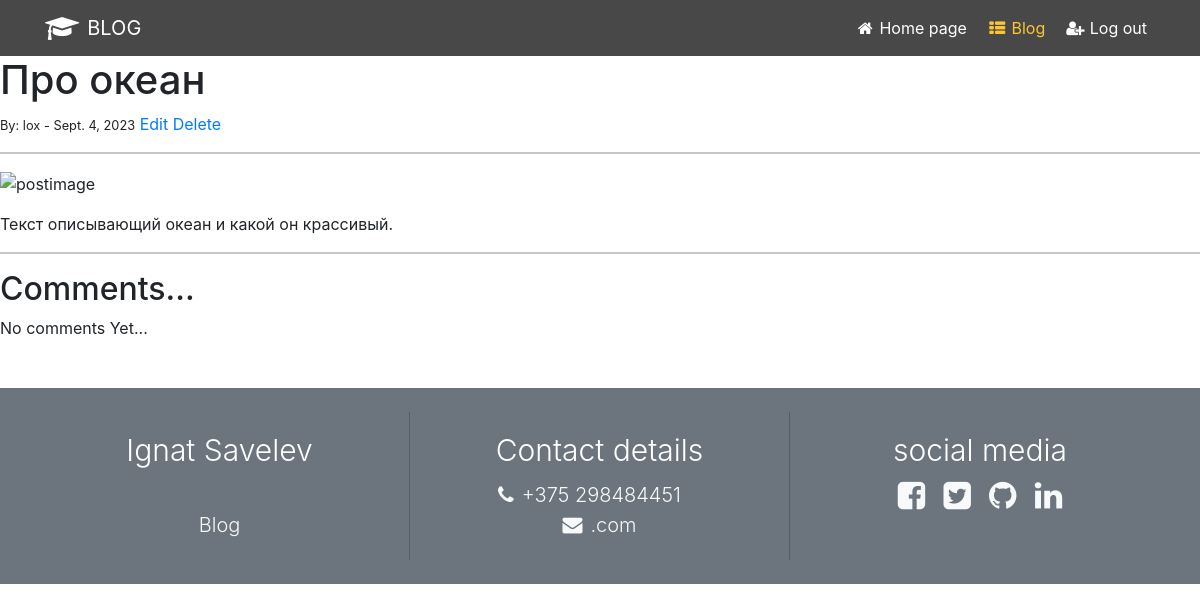
/blog/article/5 (signed in), run on the app's committed database.
### blog/models.py (models this page shows, shortened)
class Post(models.Model):
    title = models.CharField(max_length=255)
    author = models.ForeignKey(User, on_delete=models.CASCADE)
    body =  RichTextField(blank=True, null=True)
    image = models.ImageField(null=True, blank=True, upload_to="images/")
    post_date = models.DateField(auto_now_add=True)

### blog/views.py (the view)
# urls.py: path('article/<int:pk>', ArticleDetailView.as_view(), name='article-detail'),
class ArticleDetailView(DetailView):
    model = Post
    template_name = 'blog/article_detailed.html'

### blog/templates/blog/article_detailed.html (shortened to what this page needs)
{% extends 'main.html' %}
{% block content %}
<h1>{{ post.title }}</h1>
    {% if user.is_authenticated %}
        {% if user.id == post.author.id %}
<small>By: {{ post.author }} - {{ post.post_date }}</small>
    <a href={% url 'article_edit' post.pk %}>Edit</a>
    <a href={% url 'article-delete' post.pk %}>Delete</a>
        {% endif %}
    {% endif %}
<hr>
    <img src="{{ post.image.url }}" alt="postimage"> <br/>
<p>{{ post.body|safe }}</p>
<hr>
 <h2>Comments...</h2>
    {% if not post.comments.all %}
        No comments Yet...
    {% endif %}
{% endblock %}

### data on the page
Post: title "Про океан", author "lox", post_date "Sept. 4, 2023", body "Текст описывающий океан и какой он крассивый."
